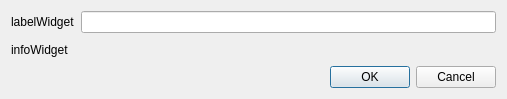
<?xml version="1.0" encoding="UTF-8"?>
<ui version="4.0">
 <class>Dialog</class>
 <widget class="QDialog" name="Dialog">
  <property name="geometry">
   <rect>
    <x>0</x>
    <y>0</y>
    <width>507</width>
    <height>99</height>
   </rect>
  </property>
  <property name="windowTitle">
   <string>Dialog</string>
  </property>
  <layout class="QVBoxLayout" name="verticalLayout">
   <item>
    <layout class="QFormLayout" name="formLayout">
     <item row="0" column="0">
      <widget class="QLabel" name="labelWidget">
       <property name="text">
        <string>labelWidget</string>
       </property>
      </widget>
     </item>
     <item row="0" column="1">
      <widget class="QLineEdit" name="textWidget"/>
     </item>
    </layout>
   </item>
   <item>
    <widget class="QLabel" name="infoWidget">
     <property name="sizePolicy">
      <sizepolicy hsizetype="Preferred" vsizetype="MinimumExpanding">
       <horstretch>0</horstretch>
       <verstretch>0</verstretch>
      </sizepolicy>
     </property>
     <property name="text">
      <string>infoWidget</string>
     </property>
    </widget>
   </item>
   <item>
    <widget class="QDialogButtonBox" name="buttonBox">
     <property name="orientation">
      <enum>Qt::Horizontal</enum>
     </property>
     <property name="standardButtons">
      <set>QDialogButtonBox::Cancel|QDialogButtonBox::Ok</set>
     </property>
    </widget>
   </item>
  </layout>
 </widget>
 <resources/>
 <connections>
  <connection>
   <sender>buttonBox</sender>
   <signal>accepted()</signal>
   <receiver>Dialog</receiver>
   <slot>accept()</slot>
   <hints>
    <hint type="sourcelabel">
     <x>248</x>
     <y>254</y>
    </hint>
    <hint type="destinationlabel">
     <x>157</x>
     <y>274</y>
    </hint>
   </hints>
  </connection>
  <connection>
   <sender>buttonBox</sender>
   <signal>rejected()</signal>
   <receiver>Dialog</receiver>
   <slot>reject()</slot>
   <hints>
    <hint type="sourcelabel">
     <x>316</x>
     <y>260</y>
    </hint>
    <hint type="destinationlabel">
     <x>286</x>
     <y>274</y>
    </hint>
   </hints>
  </connection>
 </connections>
</ui>
